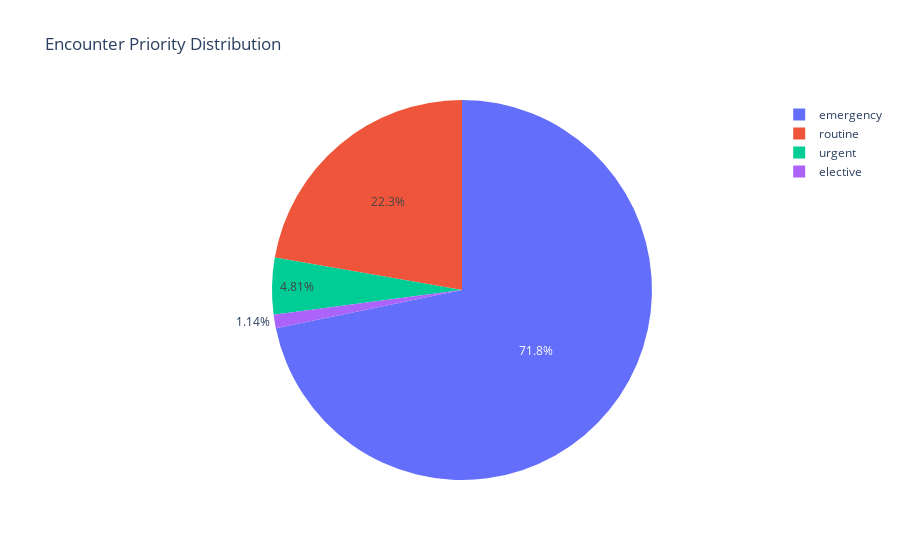

The code cell stored with this chart in its notebook:
### Markdown cell above
#### Encounter Priority Distribution Pie Chart

### Code cell
px.pie(fm_encounter.groupBy("priority").count().toPandas(), values='count', names='priority', title='Encounter Priority Distribution').show()

### Figure 1 — Plotly figure (JSON) as saved in the notebook; plotly's stock layout.template omitted (floating-point values rounded to 4 significant figures)
{"data": [{"domain": {"x": [0, 1], "y": [0, 1]}, "hovertemplate": "priority=%{label}<br>count=%{value}<extra></extra>", "labels": ["elective", "routine", "emergency", "urgent"], "legendgroup": "", "name": "", "showlegend": true, "type": "pie", "values": [10565, 207008, 667235, 44691]}], "layout": {"legend": {"tracegroupgap": 0}, "title": {"text": "Encounter Priority Distribution"}}}
